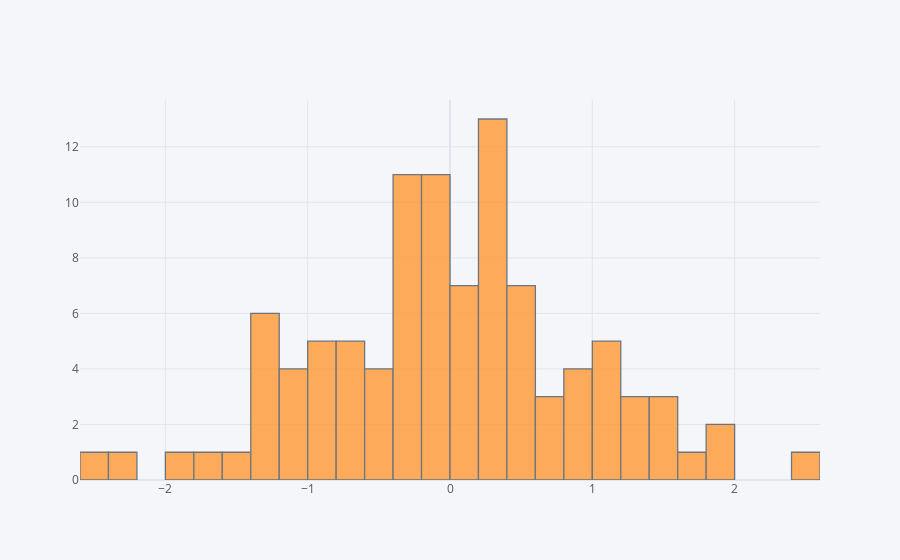

This figure's notebook cell:
### Markdown cell above
## histogram

### Code cell
df['A'].iplot(kind='hist',bins=25)

### Figure 1 — Plotly figure (JSON) as saved in the notebook; plotly's stock layout.template omitted (floating-point values rounded to 4 significant figures)
{"data": [{"histfunc": "count", "histnorm": "", "marker": {"color": "rgba(255, 153, 51, 1.0)", "line": {"color": "#4D5663", "width": 1.3}}, "name": "A", "nbinsx": 25, "opacity": 0.8, "orientation": "v", "type": "histogram", "x": [0.8784, -0.3806, -0.01516, -0.9016, 1.501, 0.6382, -0.1759, -0.665, -0.5504, 0.7413, -0.3414, -0.1432, 0.6189, -1.327, -0.6012, -0.3712, 0.2277, -0.1799, -0.7515, 1.273, 0.1785, 0.9029, -0.3048, 1.124, -0.348, -0.2789, -0.4809, -0.8899, -0.4052, 0.1391, -1.593, 1.088, -1.048, -0.2888, 0.2397, -1.047, -0.5834, 0.02619, -1.313, 0.3745, -0.2367, 0.3837, 0.3888, -2.489, -1.956, -1.282, 1.64, 0.3257, 0.2684, 0.2549, -0.04, -1.73, 0.8793, -0.3494, -0.2448, 1.342, -0.01916, 0.4825, 0.2292, -1.102, 0.4387, 0.4987, 0.8897, -2.225, 0.2581, -0.8951, 1.078, 1.392, 1.871, -0.908, 0.5853, -1.354, 1.594, 1.136, -1.229, 0.325, -1.06, 0.1601, -0.114, 0.5526, 0.1992, 1.443, -0.05384, 0.5797, -0.1365, 1.139, 0.2543, 0.0646, -0.8273, -0.1306, 1.953, -1.2, -0.7084, 0.04611, -0.1794, -0.2804, 0.4729, -0.794, 0.3515, 2.425]}], "layout": {"barmode": "overlay", "legend": {"bgcolor": "#F5F6F9", "font": {"color": "#4D5663"}}, "paper_bgcolor": "#F5F6F9", "plot_bgcolor": "#F5F6F9", "title": {"font": {"color": "#4D5663"}}, "xaxis": {"gridcolor": "#E1E5ED", "showgrid": true, "tickfont": {"color": "#4D5663"}, "title": {"font": {"color": "#4D5663"}, "text": ""}, "zerolinecolor": "#E1E5ED"}, "yaxis": {"gridcolor": "#E1E5ED", "showgrid": true, "tickfont": {"color": "#4D5663"}, "title": {"font": {"color": "#4D5663"}, "text": ""}, "zerolinecolor": "#E1E5ED"}}}
